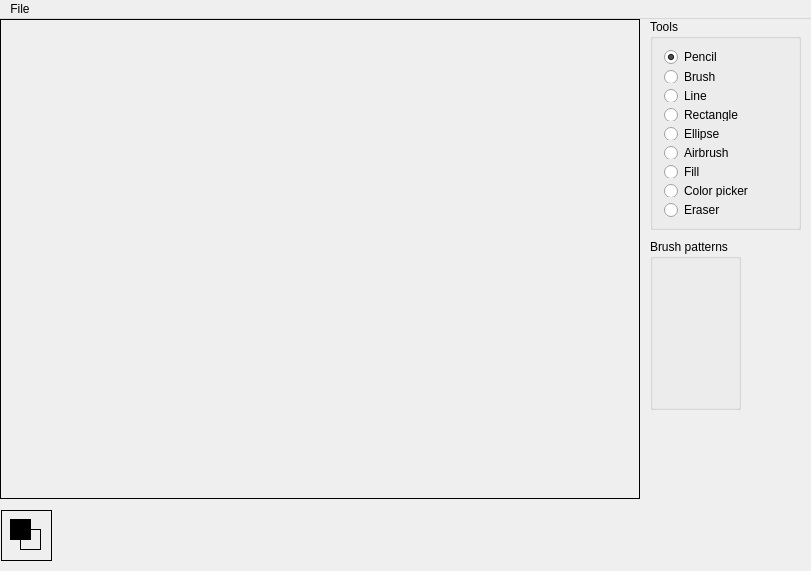
<?xml version="1.0" encoding="UTF-8"?>
<ui version="4.0">
 <class>GraphicsEditorClass</class>
 <widget class="QMainWindow" name="GraphicsEditorClass">
  <property name="geometry">
   <rect>
    <x>0</x>
    <y>0</y>
    <width>811</width>
    <height>571</height>
   </rect>
  </property>
  <property name="windowTitle">
   <string>GraphicsEditor</string>
  </property>
  <widget class="QWidget" name="centralWidget">
   <widget class="Canvas" name="canvas">
    <property name="geometry">
     <rect>
      <x>0</x>
      <y>0</y>
      <width>640</width>
      <height>480</height>
     </rect>
    </property>
    <property name="frameShape">
     <enum>QFrame::Box</enum>
    </property>
    <property name="frameShadow">
     <enum>QFrame::Plain</enum>
    </property>
    <property name="lineWidth">
     <number>1</number>
    </property>
    <property name="midLineWidth">
     <number>0</number>
    </property>
    <property name="text">
     <string/>
    </property>
   </widget>
   <widget class="ColorLabel" name="labelBaseColor">
    <property name="geometry">
     <rect>
      <x>10</x>
      <y>500</y>
      <width>21</width>
      <height>21</height>
     </rect>
    </property>
    <property name="minimumSize">
     <size>
      <width>21</width>
      <height>21</height>
     </size>
    </property>
    <property name="maximumSize">
     <size>
      <width>21</width>
      <height>21</height>
     </size>
    </property>
    <property name="palette">
     <palette>
      <active>
       <colorrole role="Base">
        <brush brushstyle="SolidPattern">
         <color alpha="255">
          <red>255</red>
          <green>255</green>
          <blue>255</blue>
         </color>
        </brush>
       </colorrole>
       <colorrole role="Window">
        <brush brushstyle="SolidPattern">
         <color alpha="255">
          <red>0</red>
          <green>0</green>
          <blue>0</blue>
         </color>
        </brush>
       </colorrole>
      </active>
      <inactive>
       <colorrole role="Base">
        <brush brushstyle="SolidPattern">
         <color alpha="255">
          <red>255</red>
          <green>255</green>
          <blue>255</blue>
         </color>
        </brush>
       </colorrole>
       <colorrole role="Window">
        <brush brushstyle="SolidPattern">
         <color alpha="255">
          <red>0</red>
          <green>0</green>
          <blue>0</blue>
         </color>
        </brush>
       </colorrole>
      </inactive>
      <disabled>
       <colorrole role="Base">
        <brush brushstyle="SolidPattern">
         <color alpha="255">
          <red>0</red>
          <green>0</green>
          <blue>0</blue>
         </color>
        </brush>
       </colorrole>
       <colorrole role="Window">
        <brush brushstyle="SolidPattern">
         <color alpha="255">
          <red>0</red>
          <green>0</green>
          <blue>0</blue>
         </color>
        </brush>
       </colorrole>
      </disabled>
     </palette>
    </property>
    <property name="autoFillBackground">
     <bool>true</bool>
    </property>
    <property name="frameShape">
     <enum>QFrame::Box</enum>
    </property>
    <property name="text">
     <string/>
    </property>
   </widget>
   <widget class="ColorLabel" name="labelBackgroundColor">
    <property name="geometry">
     <rect>
      <x>20</x>
      <y>510</y>
      <width>21</width>
      <height>21</height>
     </rect>
    </property>
    <property name="minimumSize">
     <size>
      <width>21</width>
      <height>21</height>
     </size>
    </property>
    <property name="maximumSize">
     <size>
      <width>21</width>
      <height>21</height>
     </size>
    </property>
    <property name="autoFillBackground">
     <bool>true</bool>
    </property>
    <property name="frameShape">
     <enum>QFrame::Box</enum>
    </property>
    <property name="text">
     <string/>
    </property>
   </widget>
   <widget class="QLabel" name="label">
    <property name="geometry">
     <rect>
      <x>1</x>
      <y>491</y>
      <width>51</width>
      <height>51</height>
     </rect>
    </property>
    <property name="autoFillBackground">
     <bool>true</bool>
    </property>
    <property name="frameShape">
     <enum>QFrame::Box</enum>
    </property>
    <property name="text">
     <string/>
    </property>
   </widget>
   <widget class="QWidget" name="gridLayoutWidget">
    <property name="geometry">
     <rect>
      <x>60</x>
      <y>490</y>
      <width>131</width>
      <height>51</height>
     </rect>
    </property>
    <layout class="QGridLayout" name="colors"/>
   </widget>
   <widget class="QGroupBox" name="groupTools">
    <property name="geometry">
     <rect>
      <x>650</x>
      <y>0</y>
      <width>151</width>
      <height>211</height>
     </rect>
    </property>
    <property name="title">
     <string>Tools</string>
    </property>
    <layout class="QVBoxLayout" name="verticalLayout_2">
     <item>
      <widget class="QRadioButton" name="buttonPencil">
       <property name="text">
        <string>Pencil</string>
       </property>
       <property name="checked">
        <bool>true</bool>
       </property>
       <attribute name="buttonGroup">
        <string notr="true">buttonGroup</string>
       </attribute>
      </widget>
     </item>
     <item>
      <widget class="QRadioButton" name="buttonBrush">
       <property name="text">
        <string>Brush</string>
       </property>
       <attribute name="buttonGroup">
        <string notr="true">buttonGroup</string>
       </attribute>
      </widget>
     </item>
     <item>
      <widget class="QRadioButton" name="buttonLine">
       <property name="text">
        <string>Line</string>
       </property>
       <attribute name="buttonGroup">
        <string notr="true">buttonGroup</string>
       </attribute>
      </widget>
     </item>
     <item>
      <widget class="QRadioButton" name="buttonRectangle">
       <property name="text">
        <string>Rectangle</string>
       </property>
       <attribute name="buttonGroup">
        <string notr="true">buttonGroup</string>
       </attribute>
      </widget>
     </item>
     <item>
      <widget class="QRadioButton" name="buttonEllipse">
       <property name="text">
        <string>Ellipse</string>
       </property>
       <attribute name="buttonGroup">
        <string notr="true">buttonGroup</string>
       </attribute>
      </widget>
     </item>
     <item>
      <widget class="QRadioButton" name="buttonAirbrush">
       <property name="text">
        <string>Airbrush</string>
       </property>
       <attribute name="buttonGroup">
        <string notr="true">buttonGroup</string>
       </attribute>
      </widget>
     </item>
     <item>
      <spacer name="verticalSpacer">
       <property name="orientation">
        <enum>Qt::Vertical</enum>
       </property>
       <property name="sizeHint" stdset="0">
        <size>
         <width>20</width>
         <height>40</height>
        </size>
       </property>
      </spacer>
     </item>
     <item>
      <widget class="QRadioButton" name="buttonFill">
       <property name="text">
        <string>Fill</string>
       </property>
       <attribute name="buttonGroup">
        <string notr="true">buttonGroup</string>
       </attribute>
      </widget>
     </item>
     <item>
      <widget class="QRadioButton" name="buttonColorPicker">
       <property name="text">
        <string>Color picker</string>
       </property>
       <attribute name="buttonGroup">
        <string notr="true">buttonGroup</string>
       </attribute>
      </widget>
     </item>
     <item>
      <widget class="QRadioButton" name="buttonEraser">
       <property name="text">
        <string>Eraser</string>
       </property>
       <attribute name="buttonGroup">
        <string notr="true">buttonGroup</string>
       </attribute>
      </widget>
     </item>
    </layout>
   </widget>
   <widget class="QGroupBox" name="groupBrushPatterns">
    <property name="geometry">
     <rect>
      <x>650</x>
      <y>220</y>
      <width>91</width>
      <height>171</height>
     </rect>
    </property>
    <property name="title">
     <string>Brush patterns</string>
    </property>
    <widget class="QWidget" name="gridLayoutWidget_2">
     <property name="geometry">
      <rect>
       <x>10</x>
       <y>20</y>
       <width>71</width>
       <height>141</height>
      </rect>
     </property>
     <layout class="QGridLayout" name="layoutBrushPatterns"/>
    </widget>
   </widget>
   <zorder>label</zorder>
   <zorder>labelBackgroundColor</zorder>
   <zorder>canvas</zorder>
   <zorder>gridLayoutWidget</zorder>
   <zorder>labelBaseColor</zorder>
   <zorder>groupTools</zorder>
   <zorder>groupBrushPatterns</zorder>
  </widget>
  <widget class="QMenuBar" name="menuBar">
   <property name="geometry">
    <rect>
     <x>0</x>
     <y>0</y>
     <width>811</width>
     <height>21</height>
    </rect>
   </property>
   <widget class="QMenu" name="menuFile">
    <property name="title">
     <string>File</string>
    </property>
   </widget>
   <addaction name="menuFile"/>
  </widget>
 </widget>
 <layoutdefault spacing="6" margin="11"/>
 <customwidgets>
  <customwidget>
   <class>ColorLabel</class>
   <extends>QLabel</extends>
   <header>colorlabel.h</header>
  </customwidget>
  <customwidget>
   <class>Canvas</class>
   <extends>QLabel</extends>
   <header>canvas.h</header>
  </customwidget>
 </customwidgets>
 <resources>
  <include location="GraphicsEditor.qrc"/>
 </resources>
 <connections/>
 <buttongroups>
  <buttongroup name="buttonGroup"/>
 </buttongroups>
</ui>
